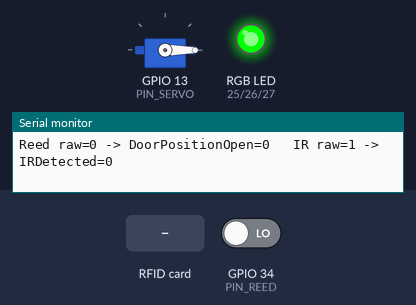
A sketch run on a simulated ESP32. Shown: servo, an RGB LED mixed from three pins (HIGH = lit), the last lines printed to the serial monitor. Wiring (inferred from the names in the program): IR receiver: data GPIO 14. The test bench sets the inputs (shaded band); at power-on: GPIO 34 (PIN_REED) LOW.

Above: at 1.2 s.
1.3 s: RFID card 3D D2 C6 62 held to the reader
At 3.0 s:
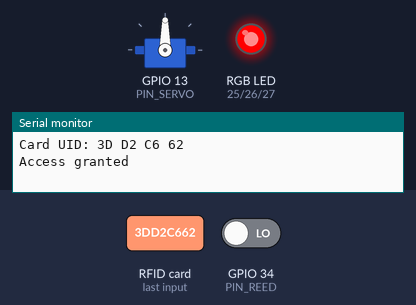
4.3 s: RFID card 3D D2 C6 62 held to the reader
At 4.72 s:
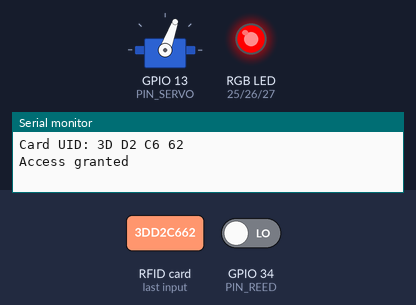
7.3 s: RFID card 5E 7A 19 C4 held to the reader
At 9.5 s:
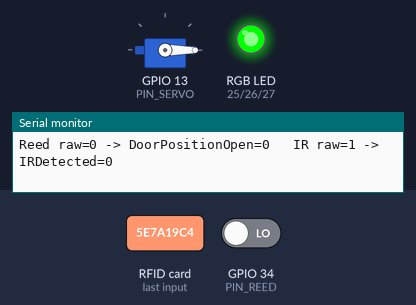
Timing chart, 0 to 11.0 s (numbered marks = the images above; inputs shaded):
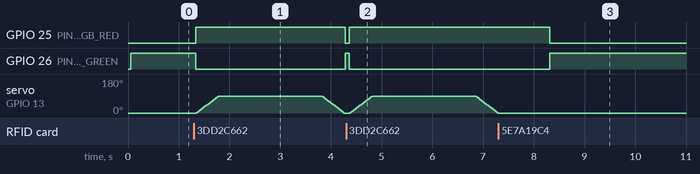

The sketch:

FH_Door_Node_PhaseA.ino
```cpp
// FH-Door node -- Phase A standalone sketch (no WiFi, no Modbus)
// Hardware: ESP32, RC522 (SPI), SG90 servo on external 5V, common-cathode RGB LED,
//           IR sensor module, reed switch module (S/V/G).
//
// SET THESE TWO BEFORE FLASHING (read the raw values the sketch prints):
//   IR_ACTIVE_LOW:        true  if the IR sensor reads LOW  with your hand in front of it
//                         false if it reads HIGH with your hand in front of it
//   REED_LOW_MEANS_CLOSED: true  if the reed module reads LOW  with the magnet touching it
//                         false if it reads HIGH with the magnet touching it
//   (magnet near the module = door closed)

#include <SPI.h>
#include <MFRC522.h>
#include <ESP32Servo.h>

// ---- Pins ----
#define PIN_SERVO      13
#define PIN_RGB_RED    25
#define PIN_RGB_GREEN  26
#define PIN_RGB_BLUE   27
#define PIN_IR_SENSOR  14   // if GPIO14 is not on your board, use 4 (NOT 27, blue LED is there)
#define PIN_REED       34   // reed module S pin; GPIO34 is input-only
#define PIN_RFID_SS    32
#define PIN_RFID_RST   33
#define PIN_SPI_SCK    18
#define PIN_SPI_MISO   19
#define PIN_SPI_MOSI   23

const bool IR_ACTIVE_LOW = true;
const bool REED_LOW_MEANS_CLOSED = true;

// ---- Authorized cards ----
byte AUTHORIZED_CARDS[][4] = {
  {0x3D, 0xD2, 0xC6, 0x62}   // fob read at the RC522; confirm which building owns it
};
const int NUM_AUTHORIZED_CARDS = 1;

MFRC522 mfrc522(PIN_RFID_SS, PIN_RFID_RST);
Servo servo;

unsigned long lastPrint = 0;

bool isAuthorized(byte *uid, byte size) {
  if (size != 4) return false;
  for (int i = 0; i < NUM_AUTHORIZED_CARDS; i++) {
    bool match = true;
    for (byte j = 0; j < 4; j++) {
      if (uid[j] != AUTHORIZED_CARDS[i][j]) { match = false; break; }
    }
    if (match) return true;
  }
  return false;
}

bool readDoorPositionOpen() {
  bool raw = digitalRead(PIN_REED);
  return REED_LOW_MEANS_CLOSED ? (raw == HIGH) : (raw == LOW);   // open = magnet away
}

bool readIrDetected() {
  bool raw = digitalRead(PIN_IR_SENSOR);
  return IR_ACTIVE_LOW ? (raw == LOW) : (raw == HIGH);
}

// Green = gate closed and idle, red = gate open or moving or card denied. Blue stays off.
void showClosed() {
  digitalWrite(PIN_RGB_RED, LOW);
  digitalWrite(PIN_RGB_GREEN, HIGH);
  digitalWrite(PIN_RGB_BLUE, LOW);
}

void showOpen() {
  digitalWrite(PIN_RGB_RED, HIGH);
  digitalWrite(PIN_RGB_GREEN, LOW);
  digitalWrite(PIN_RGB_BLUE, LOW);
}

void door_open() {
  showOpen();
  servo.attach(PIN_SERVO);
  for (int angle = 0; angle <= 90; angle += 5) {
    servo.write(angle);
    delay(25);
  }
  delay(2000);
  for (int angle = 90; angle >= 0; angle -= 5) {
    servo.write(angle);
    delay(25);
  }
  servo.detach();
  showClosed();
}

void setup() {
  Serial.begin(115200);

  SPI.begin(PIN_SPI_SCK, PIN_SPI_MISO, PIN_SPI_MOSI, PIN_RFID_SS);
  mfrc522.PCD_Init();

  servo.attach(PIN_SERVO);
  servo.write(0);
  servo.detach();

  pinMode(PIN_RGB_RED, OUTPUT);
  pinMode(PIN_RGB_GREEN, OUTPUT);
  pinMode(PIN_RGB_BLUE, OUTPUT);
  pinMode(PIN_REED, INPUT);        // INPUT, not INPUT_PULLUP, on GPIO34
  pinMode(PIN_IR_SENSOR, INPUT);

  showClosed();
  Serial.println("FH-Door ready. Badge a card...");
}

void loop() {
  // Sensor report twice a second, with raw pin values so polarity is easy to check
  if (millis() - lastPrint >= 500) {
    lastPrint = millis();
    Serial.print(F("Reed raw="));
    Serial.print(digitalRead(PIN_REED));
    Serial.print(F(" -> DoorPositionOpen="));
    Serial.print(readDoorPositionOpen());
    Serial.print(F("   IR raw="));
    Serial.print(digitalRead(PIN_IR_SENSOR));
    Serial.print(F(" -> IRDetected="));
    Serial.println(readIrDetected());
  }

  if (!mfrc522.PICC_IsNewCardPresent() || !mfrc522.PICC_ReadCardSerial()) {
    delay(50);
    return;
  }

  Serial.print(F("Card UID:"));
  for (byte i = 0; i < mfrc522.uid.size; i++) {
    Serial.print(" ");
    if (mfrc522.uid.uidByte[i] < 0x10) Serial.print("0");
    Serial.print(mfrc522.uid.uidByte[i], HEX);
  }
  Serial.println();

  if (isAuthorized(mfrc522.uid.uidByte, mfrc522.uid.size)) {
    Serial.println(F("Access granted"));
    door_open();
  } else {
    Serial.println(F("Access denied"));
    showOpen();       // red for 1 s, then back to green
    delay(1000);
    showClosed();
  }

  mfrc522.PICC_HaltA();   // stop talking to this card so it is not re-read
}
```

Measured:
- after the input at 1.3 s, GPIO 25 (PIN_RGB_RED): LOW → HIGH at once, → LOW 3.0 s later; GPIO 26 (PIN_RGB_GREEN): HIGH → LOW at once, → HIGH 3.0 s later; servo on GPIO 13 (PIN_SERVO): rises from 0° to 90° in 0.42 s, then falls to 0° in 2.5 s
- after the input at 4.3 s, GPIO 25 (PIN_RGB_RED): LOW → HIGH after 0.06 s; GPIO 26 (PIN_RGB_GREEN): HIGH → LOW after 0.06 s; servo on GPIO 13 (PIN_SERVO): rises from 0° to 90° in 0.42 s, then falls to 0° in 2.5 s
- after the input at 7.3 s, GPIO 25 (PIN_RGB_RED): HIGH → LOW after 1.0 s instead of 0.01 s; GPIO 26 (PIN_RGB_GREEN): LOW → HIGH after 1.0 s instead of 0.01 s
